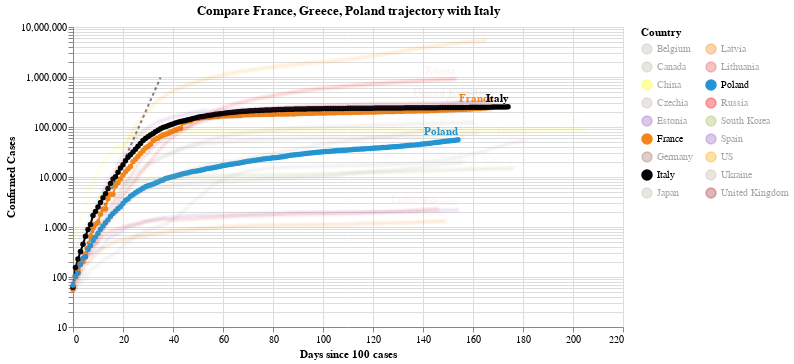

Source (notebook cell):
### Code cell
#hide_input
chart2 = make_since_chart(dff2, ['France', 'Greece', 'Poland'], baseline_countries)
chart2

### Figure 1 — Vega-Lite specification as saved in the notebook (floating-point values rounded to 4 significant figures; data arrays with more than 128 entries replaced by an {"elided": "..."} marker saying what was removed)
{"config": {"view": {"continuousWidth": 400, "continuousHeight": 300}}, "layer": [{"data": {"name": "data-628230001892d6798b50651be41d1b3e"}, "mark": {"type": "line", "color": "black", "opacity": 0.5, "strokeDash": [3, 3]}, "encoding": {"x": {"type": "quantitative", "field": "Days since 100 cases"}, "y": {"type": "quantitative", "field": "Confirmed Cases"}}}, {"data": {"name": "data-8abad08d7608dbf7b0980581373dfdcc"}, "mark": {"type": "line", "point": true}, "encoding": {"color": {"type": "nominal", "field": "Country", "legend": {"columns": 2}, "scale": {"domain": ["Belgium", "Canada", "China", "Czechia", "Estonia", "France", "Germany", "Italy", "Japan", "Latvia", "Lithuania", "Poland", "Russia", "South Korea", "Spain", "US", "Ukraine", "United Kingdom"], "range": ["#C1B7AD", "#C1B7AD", "yellow", "#C1B7AD", "#9467bd", "#F58518", "#9D755D", "black", "#C1B7AD", "#F58518", "#E45756", "#2495D3", "red", "#A1BA59", "#9467bd", "orange", "#C1B7AD", "brown"]}}, "opacity": {"condition": {"value": 1, "selection": "selector005"}, "value": 0.05}, "tooltip": [{"type": "nominal", "field": "Country"}, {"type": "temporal", "field": "Date"}, {"type": "quantitative", "field": "Confirmed Cases"}, {"type": "quantitative", "field": "Days since 100 cases"}], "x": {"type": "quantitative", "field": "Days since 100 cases"}, "y": {"type": "quantitative", "field": "Confirmed Cases", "scale": {"type": "log"}}}, "selection": {"selector005": {"type": "multi", "fields": ["Country"], "bind": "legend", "init": [{"Country": "France"}, {"Country": "Greece"}, {"Country": "Poland"}, {"Country": "Italy"}]}}, "width": 550}, {"data": {"name": "data-8abad08d7608dbf7b0980581373dfdcc"}, "mark": {"type": "text", "align": "right", "dy": -8, "fontWeight": "bold"}, "encoding": {"color": {"type": "nominal", "field": "Country", "legend": {"columns": 2}, "scale": {"domain": ["Belgium", "Canada", "China", "Czechia", "Estonia", "France", "Germany", "Italy", "Japan", "Latvia", "Lithuania", "Poland", "Russia", "South Korea", "Spain", "US", "Ukraine", "United Kingdom"], "range": ["#C1B7AD", "#C1B7AD", "yellow", "#C1B7AD", "#9467bd", "#F58518", "#9D755D", "black", "#C1B7AD", "#F58518", "#E45756", "#2495D3", "red", "#A1BA59", "#9467bd", "orange", "#C1B7AD", "brown"]}}, "opacity": {"condition": {"value": 1, "selection": "selector005"}, "value": 0.05}, "text": {"type": "nominal", "field": "Country"}, "tooltip": [{"type": "nominal", "field": "Country"}, {"type": "temporal", "field": "Date"}, {"type": "quantitative", "field": "Confirmed Cases"}, {"type": "quantitative", "field": "Days since 100 cases"}], "x": {"type": "quantitative", "field": "Days since 100 cases"}, "y": {"type": "quantitative", "field": "Confirmed Cases", "scale": {"type": "log"}}}, "transform": [{"filter": "(datum['Date'] >= 1597363200000)"}], "width": 550}], "title": "Compare France, Greece, Poland trajectory with Italy", "$schema": "https://vega.github.io/schema/vega-lite/v4.0.2.json", "datasets": {"data-628230001892d6798b50651be41d1b3e": [{"Days since 100 cases": 0, "Confirmed Cases": 100.0}, {"Days since 100 cases": 1, "Confirmed Cases": 130.0}, {"Days since 100 cases": 2, "Confirmed Cases": 169.0}, {"Days since 100 cases": 3, "Confirmed Cases": 219.7}, {"Days since 100 cases": 4, "Confirmed Cases": 285.6}, {"Days since 100 cases": 5, "Confirmed Cases": 371.3}, {"Days since 100 cases": 6, "Confirmed Cases": 482.7}, {"Days since 100 cases": 7, "Confirmed Cases": 627.5}, {"Days since 100 cases": 8, "Confirmed Cases": 815.7}, {"Days since 100 cases": 9, "Confirmed Cases": 1060.0}, {"Days since 100 cases": 10, "Confirmed Cases": 1379.0}, {"Days since 100 cases": 11, "Confirmed Cases": 1792.0}, {"Days since 100 cases": 12, "Confirmed Cases": 2330.0}, {"Days since 100 cases": 13, "Confirmed Cases": 3029.0}, {"Days since 100 cases": 14, "Confirmed Cases": 3937.0}, {"Days since 100 cases": 15, "Confirmed Cases": 5119.0}, {"Days since 100 cases": 16, "Confirmed Cases": 6654.0}, {"Days since 100 cases": 17, "Confirmed Cases": 8650.0}, {"Days since 100 cases": 18, "Confirmed Cases": 11250.0}, {"Days since 100 cases": 19, "Confirmed Cases": 14620.0}, {"Days since 100 cases": 20, "Confirmed Cases": 19000.0}, {"Days since 100 cases": 21, "Confirmed Cases": 24710.0}, {"Days since 100 cases": 22, "Confirmed Cases": 32120.0}, {"Days since 100 cases": 23, "Confirmed Cases": 41750.0}, {"Days since 100 cases": 24, "Confirmed Cases": 54280.0}, {"Days since 100 cases": 25, "Confirmed Cases": 70560.0}, {"Days since 100 cases": 26, "Confirmed Cases": 91730.0}, {"Days since 100 cases": 27, "Confirmed Cases": 119300.0}, {"Days since 100 cases": 28, "Confirmed Cases": 155000.0}, {"Days since 100 cases": 29, "Confirmed Cases": 201500.0}, {"Days since 100 cases": 30, "Confirmed Cases": 262000.0}, {"Days since 100 cases": 31, "Confirmed Cases": 340600.0}, {"Days since 100 cases": 32, "Confirmed Cases": 442800.0}, {"Days since 100 cases": 33, "Confirmed Cases": 575600.0}, {"Days since 100 cases": 34, "Confirmed Cases": 748300.0}, {"Days since 100 cases": 35, "Confirmed Cases": 972800.0}], "data-8abad08d7608dbf7b0980581373dfdcc": {"elided": "2967 records"}}}
